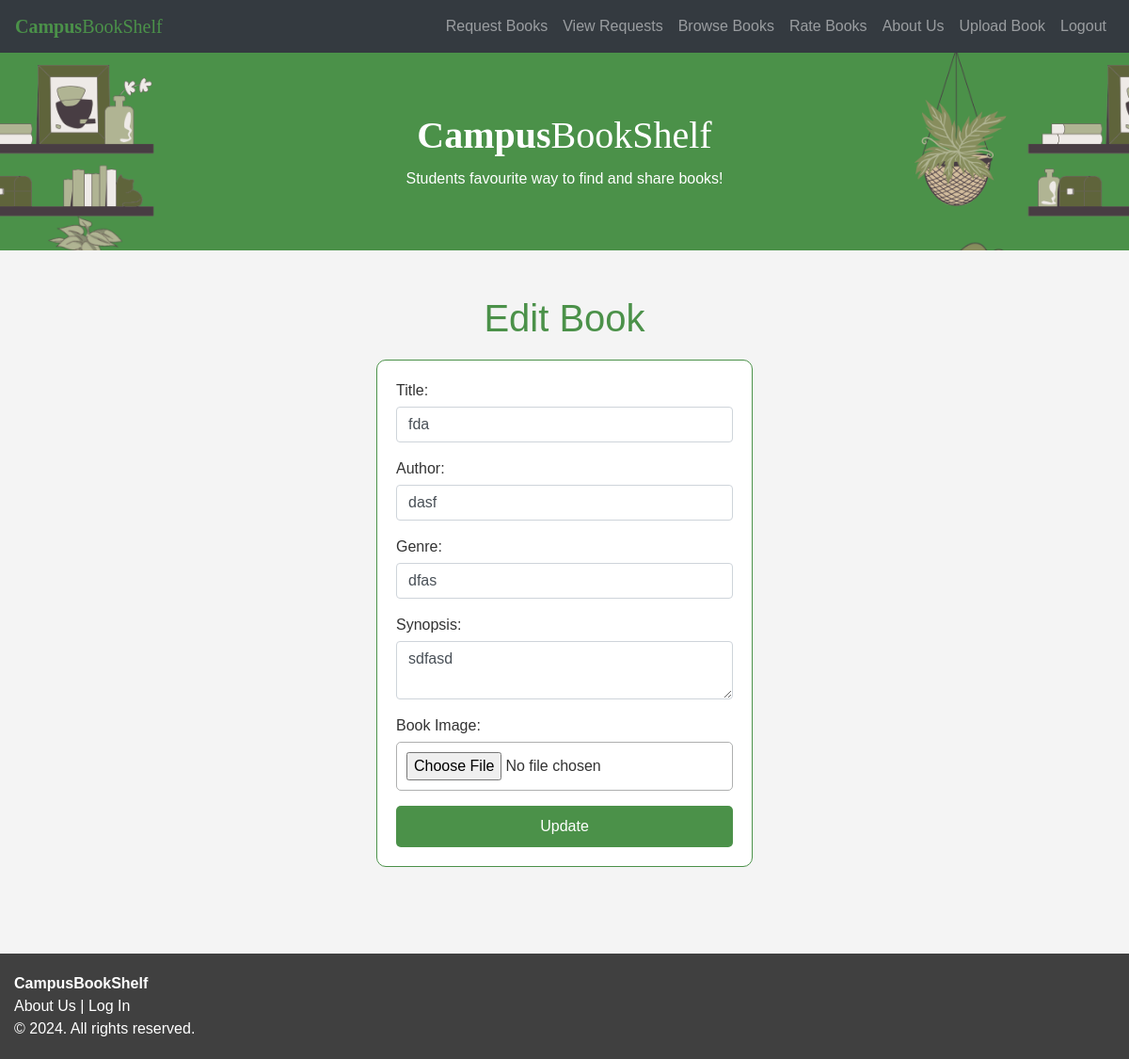
The app's page /admin/edit-book/1 (signed in) with its own data.
### models.py (models this page shows, shortened)
class Book(db.Model):
    id = db.Column(db.Integer, primary_key=True)
    title = db.Column(db.String(150), nullable=False)
    author = db.Column(db.String(150), nullable=False)
    genre = db.Column(db.String(50), nullable=False)
    synopsis = db.Column(db.Text, nullable=True)
    image_url = db.Column(db.String(200), nullable=True)

### admin.py (the view, shortened to what this page needs)
@admin_bp.route('/admin/edit-book/<int:book_id>', methods=['GET', 'POST'])
@login_required
def edit_book(book_id):
    if not current_user.is_admin:
        flash('You do not have permission to access this page.', 'danger')
        return redirect(url_for('main'))
    book = Book.query.get_or_404(book_id)
    return render_template('admin/edit_book.html', book=book)

### models.py (called while the page is built)
@login_manager.user_loader
def load_user(user_id):
    return db.session.get(User, int(user_id))

### templates/admin/edit_book.html (shortened to what this page needs)
{% extends 'base.html' %}
{% block content %}
<div class="container mt-5">
    <h1>Edit Book</h1>
    <form action="{{ url_for('admin.edit_book', book_id=book.id) }}" method="POST" enctype="multipart/form-data">
        <div class="form-group">
            <label for="title">Title:</label>
            <input type="text" id="title" name="title" class="form-control" value="{{ book.title }}" required>
        </div>
        <div class="form-group">
            <label for="author">Author:</label>
            <input type="text" id="author" name="author" class="form-control" value="{{ book.author }}" required>
        </div>
        <div class="form-group">
            <label for="genre">Genre:</label>
            <input type="text" id="genre" name="genre" class="form-control" value="{{ book.genre }}" required>
        </div>
        <div class="form-group">
            <label for="synopsis">Synopsis:</label>
            <textarea id="synopsis" name="synopsis" class="form-control">{{ book.synopsis }}</textarea>
        </div>
        <div class="form-group">
            <label for="image">Book Image:</label>
            <input type="file" id="image" name="image" class="form-control-file">
        </div>
        <button type="submit" class="btn btn-primary">Update</button>
    </form>
</div>
{% endblock %}

### static/css/style.css (style rules this page uses)
body { font-family: Arial, sans-serif; margin: 0; padding: 0; background-color: #f4f4f4; color: #333; }
h1,h3 { color: #4b9149; }
h1 { text-align: center; }
form { max-width: 400px; margin: 20px auto; padding: 20px; background-color: white; border: 1px solid #4b9149; border-radius: 10px; }
form label { display: block; margin-bottom: 5px; }
form input, form textarea, form select { width: 100%; padding: 10px; margin-bottom: 10px; border: 1px solid rgb(174, 175, 175); border-radius: 5px; }
form .btn { width: 100%; padding: 10px; background-color: #4b9149; color: white; border: none; border-radius: 5px; cursor: pointer; }

### records on screen
Book: title "fda", author "dasf", genre "dfas", synopsis "sdfasd"
